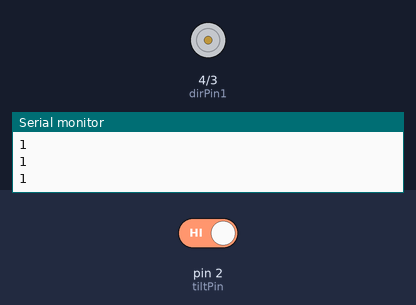
The sketch below on a simulated Arduino Uno, built with avr-gcc and run on an emulated ATmega328P. Shown: motor-driver pin pairs drawn as motors (green arrow = first pin HIGH = forward, orange = second pin HIGH = backward, longer = more drive, scaled by the enable pin), the last lines printed to the serial monitor. The test bench sets the inputs (shaded band); at power-on: pin 2 (tiltPin) HIGH.

Above: at 1.2 s.
1.3 s: pin 2 (tiltPin) driven LOW
At 2.0 s:
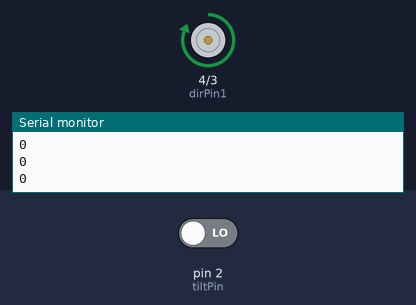
2.8 s: pin 2 (tiltPin) driven HIGH
At 3.3 s:
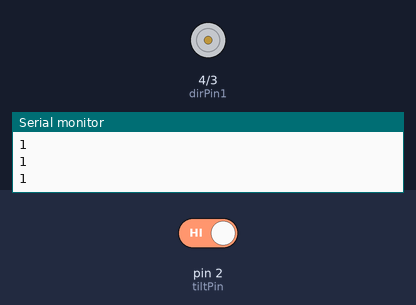
Timing chart, 0 to 5.8 s (numbered marks = the images above; inputs shaded):
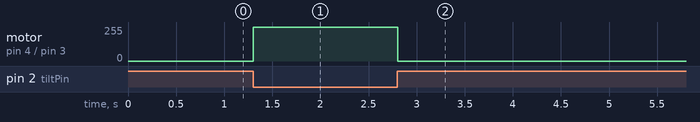

Measured:
- after the input at 1.3 s, motor on pin 4 (dirPin1) / pin 3 (dirPin2): stopped → forward 255/255 at once
- after the input at 2.8 s, motor on pin 4 (dirPin1) / pin 3 (dirPin2): forward 255/255 → stopped at once

The sketch:

DCMotorTilt.ino
```cpp
// motor pins
const int speedPin = 5;
const int dirPin1 = 4;
const int dirPin2 = 3;

// tilt pin
const int tiltPin = 2;
int tiltVal;

int mSpeed = 40; // 0 ~ 255
int dt = 100;

void setup() {
  // motor setup
  pinMode(speedPin, OUTPUT);
  pinMode(dirPin1, OUTPUT);
  pinMode(dirPin2, OUTPUT);
  pinMode(tiltPin, INPUT);
  digitalWrite(tiltPin, HIGH);

  Serial.begin(9600);
}

void loop() {
  // 0 when still, 1 when tilted
  tiltVal = digitalRead(tiltPin);

  // still
  if (tiltVal == 0) {
    // counter clockwise
    digitalWrite(dirPin1, HIGH);
    digitalWrite(dirPin2, LOW);

    // set speed
    analogWrite(speedPin, 255);
  }

  // titled
  if (tiltVal == 1) {
    // clockwise
    digitalWrite(dirPin1, LOW);
    digitalWrite(dirPin2, HIGH);

    // set speed
    analogWrite(speedPin, 0);
  }

  Serial.println(tiltVal);
  delay(dt);
}
```
